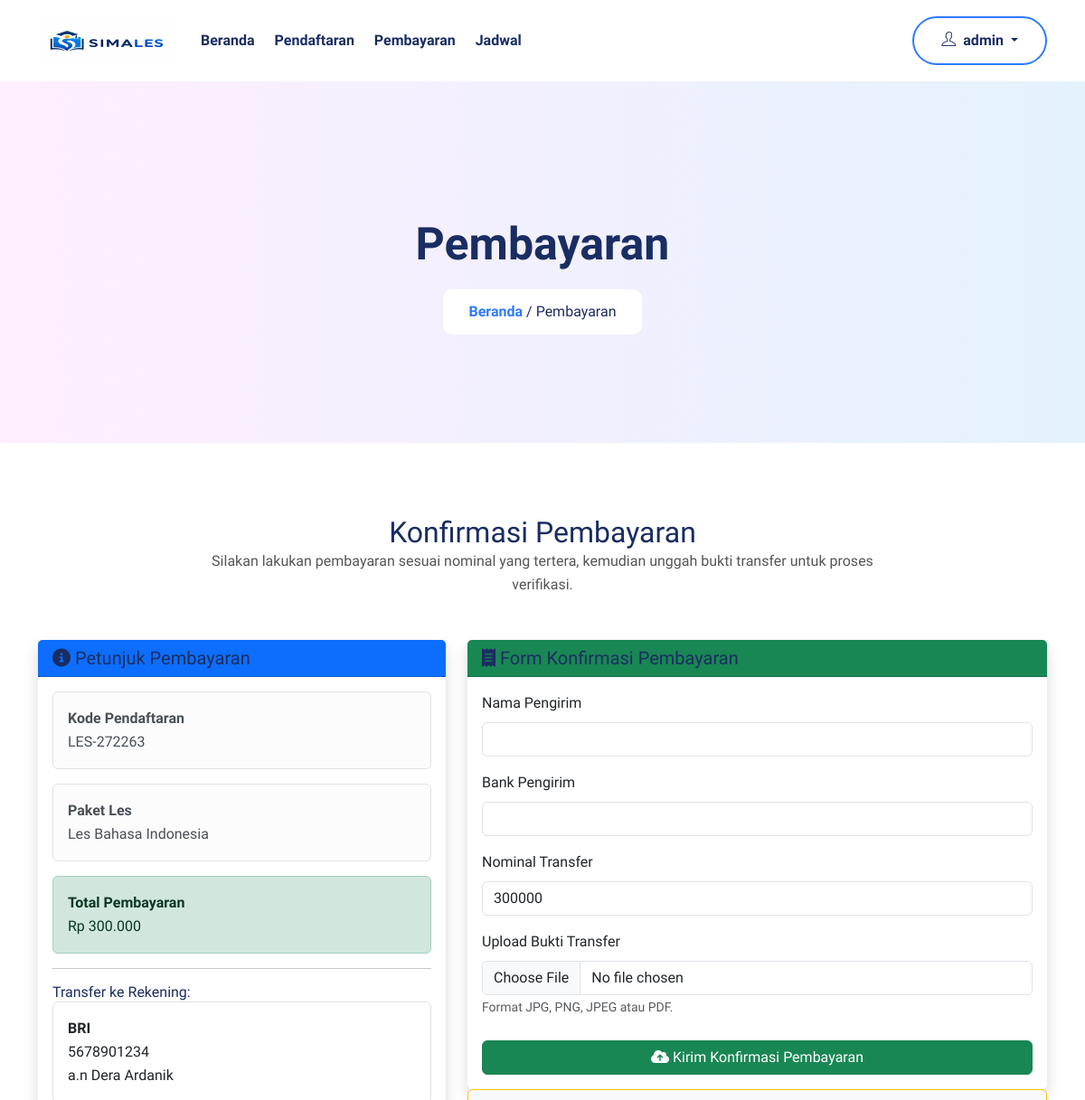
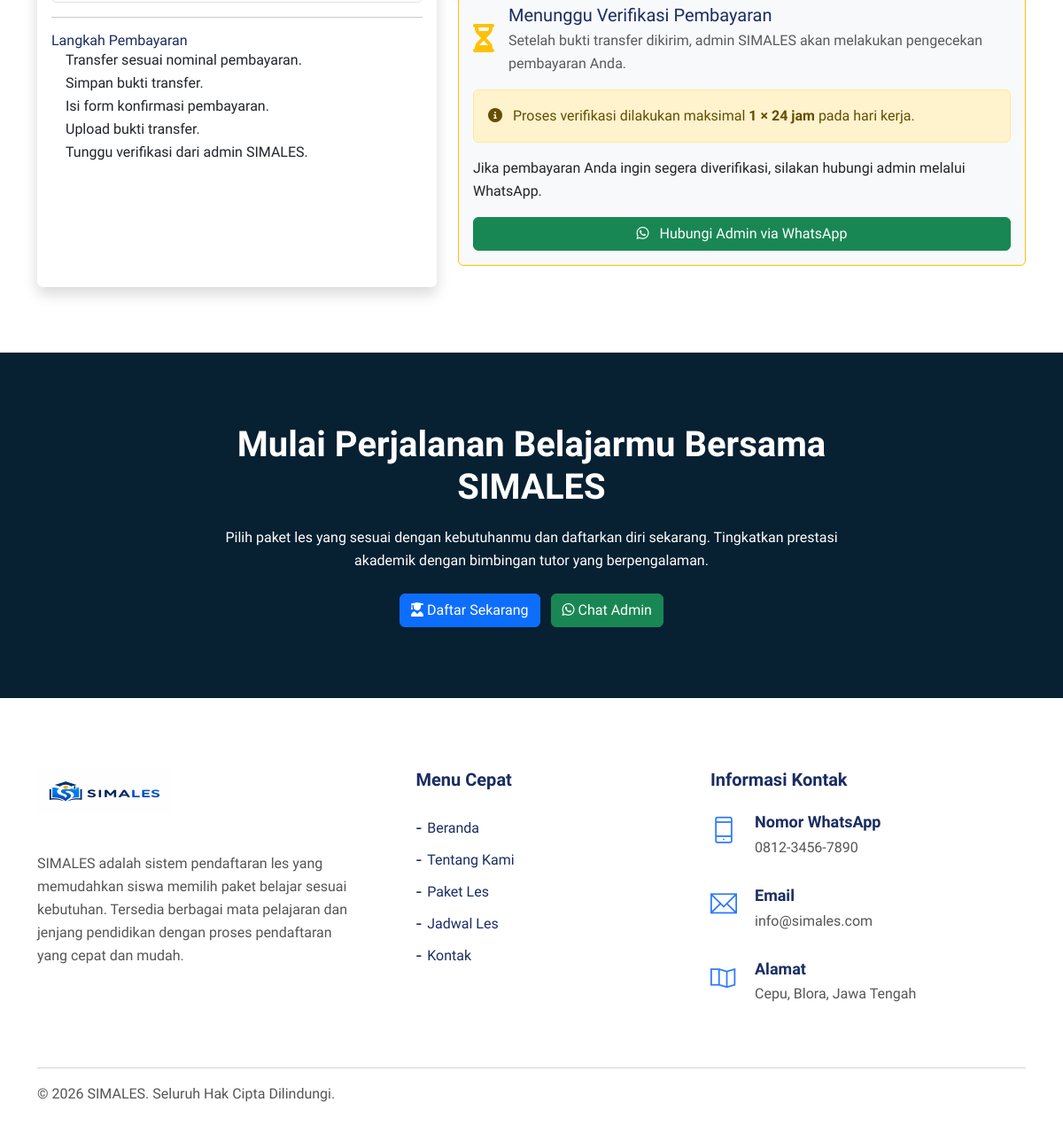
/bayar-daftar/4/ (signed in), run on the app's committed database (2 pictures, top to bottom).
### les/models.py (models this page shows, shortened)
class Pendaftaran(models.Model):
    STATUS = (
        ('MENUNGGU_PEMBAYARAN', 'Menunggu Pembayaran'),
        ('MENUNGGU_VERIFIKASI', 'Menunggu Verifikasi'),
        ('AKTIF', 'Aktif'),
        ('DITOLAK', 'Ditolak'),
        ('SELESAI', 'Selesai'),
    )
    kode_pendaftaran = models.CharField(
        max_length=30,
        unique=True
    )
    siswa = models.ForeignKey(
        Siswa,
        on_delete=models.CASCADE,
        related_name='pendaftaran'
    )
    paket = models.ForeignKey(
        PaketLes,
        on_delete=models.CASCADE,
        related_name='pendaftaran'
    )
    tanggal_daftar = models.DateTimeField(auto_now_add=True)
    status = models.CharField(
        max_length=30,
        choices=STATUS,
        default='MENUNGGU_PEMBAYARAN'
    )
    catatan = models.TextField(blank=True, null=True)
    class Meta:
        ordering = ['-tanggal_daftar']
        verbose_name_plural = 'Pendaftaran'

class PaketLes(models.Model):
    jenjang = models.ForeignKey(
        Jenjang,
        on_delete=models.CASCADE,
        related_name='paket_les'
    )
    mata_pelajaran = models.ForeignKey(
        MataPelajaran,
        on_delete=models.CASCADE,
        related_name='paket_les'
    )
    nama_paket = models.CharField(max_length=150)
    biaya = models.DecimalField(
        max_digits=12,
        decimal_places=2
    )
    deskripsi = models.TextField(
        blank=True,
        null=True
    )
    aktif = models.BooleanField(default=True)
    created_at = models.DateTimeField(auto_now_add=True)
    class Meta:
        ordering = ['nama_paket']
        verbose_name_plural = 'Paket Les'

class Rekening(models.Model):
    nama_bank = models.CharField(
        max_length=100
    )
    nomor_rekening = models.CharField(
        max_length=50
    )
    atas_nama = models.CharField(
        max_length=150
    )
    aktif = models.BooleanField(
        default=True
    )
    class Meta:
        verbose_name_plural = 'Rekening'

### les/views.py (the view, shortened to what this page needs)
@login_required(login_url='login')
def bayar_daftar(request, pendaftaran_id):
    pendaftaran = get_object_or_404(
        Pendaftaran,
        id=pendaftaran_id,
        siswa__user=request.user
    )
    rekening_list = Rekening.objects.filter(
        aktif=True
    )
    context = {
        'pendaftaran': pendaftaran,
        'rekening_list': rekening_list,
    }
    return render(
        request,
        'bayar2.html',
        context
    )

### les/templates/bayar2.html (shortened to what this page needs)
<!DOCTYPE html>
<html lang="en">
	<head>
		{% load static %}
    <link rel="stylesheet" href="{% static 'assets/bootstrap/css/bootstrap.min.css' %}" />
    <link rel="stylesheet" href="{% static 'assets/webfonts/themify-icons.css' %}" />
    <link rel="stylesheet" href="{% static 'assets/css/all.min.css' %}" />
    <link rel="stylesheet" href="{% static 'assets/owlcarousel/css/owl.carousel.css' %}" />
    <link rel="stylesheet" href="{% static 'assets/owlcarousel/css/owl.theme.css' %}" />
    <link rel="stylesheet" href="{% static 'assets/css/slicknav.css' %}" />
    <link rel="stylesheet" href="{% static 'assets/css/magnific-popup.css' %}" />
    <link rel="stylesheet" href="{% static 'assets/css/jquery-simple-mobilemenu.css' %}" />
    <link rel="stylesheet" href="{% static 'assets/css/animate.css' %}" />
    <link rel="stylesheet" href="{% static 'assets/css/style.css' %}" />
</head>
<body>
	<div class="top_header_banner">
		{% include "partials/navbar.html" %}
		<section class="section-top">
			<div class="container">
				<div class="col-lg-10 offset-lg-1 text-center">
					<div class="section-top-title wow fadeInRight" data-wow-duration="1s" data-wow-delay="0.3s" data-wow-offset="0">
						<h1>Pembayaran</h1>
						<ul>
							<li><a href="{% url 'home' %}">Beranda</a></li>
							<li> / Pembayaran</li>
						</ul>
					</div>
				</div>
			</div>
		</section>
		</div>
<section class="template_agent section-padding">
    <div class="container">
        <div class="row justify-content-center mb-5">
            <div class="col-lg-8 text-center">
                <h2>Konfirmasi Pembayaran</h2>
                <p>
                    Silakan lakukan pembayaran sesuai nominal yang tertera,
                    kemudian unggah bukti transfer untuk proses verifikasi.
                </p>
            </div>
        </div>
        <div class="row">
            <div class="col-lg-5 mb-4">
                <div class="card shadow border-0 h-100">
                    <div class="card-header bg-primary text-white">
                        <h5 class="mb-0">
                            <i class="fa-solid fa-circle-info"></i>
                            Petunjuk Pembayaran
                        </h5>
                    </div>
                    <div class="card-body">
                        <div class="alert alert-light border">
                            <strong>Kode Pendaftaran</strong><br>
                            {{ pendaftaran.kode_pendaftaran }}
                        </div>
                        <div class="alert alert-light border">
                            <strong>Paket Les</strong><br>
                            {{ pendaftaran.paket.nama_paket }}
                        </div>
                        <div class="alert alert-success">
    <strong>Total Pembayaran</strong><br>
    Rp 300.000
</div>
                        <hr>
                        <h6>Transfer ke Rekening:</h6>
                        {% for rekening in rekening_list %}
<div class="border rounded p-3 mb-3">
    <strong>{{ rekening.nama_bank }}</strong><br>
    {{ rekening.nomor_rekening }}<br>
    a.n {{ rekening.atas_nama }}
</div>
{% empty %}
<div class="alert alert-warning mb-0">
    Rekening pembayaran belum tersedia.
</div>
{% endfor %}
                        <hr>
                        <h6>Langkah Pembayaran</h6>
                        <ol class="ps-3">
                            <li>Transfer sesuai nominal pembayaran.</li>
                            <li>Simpan bukti transfer.</li>
                            <li>Isi form konfirmasi pembayaran.</li>
                            <li>Upload bukti transfer.</li>
                            <li>Tunggu verifikasi dari admin SIMALES.</li>
                        </ol>
                    </div>
                </div>
            </div>
            <div class="col-lg-7 mb-4">
                <div class="card shadow border-0">
                    <div class="card-header bg-success text-white">
                        <h5 class="mb-0">
                            <i class="fa-solid fa-receipt"></i>
                            Form Konfirmasi Pembayaran
                        </h5>
                    </div>
                    <div class="card-body">
                        <form method="POST" enctype="multipart/form-data">
                            <div class="mb-3">
                                <label class="form-label">
                                    Nama Pengirim
                                </label>
                                <input type="text"
                                       name="nama_pengirim"
                                       class="form-control"
                                       required>
                            </div>
                            <div class="mb-3">
                                <label class="form-label">
                                    Bank Pengirim
                                </label>
                                <input type="text"
                                       name="bank_pengirim"
                                       class="form-control"
                                       required>
                            </div>
                            <div class="mb-3">
    <label class="form-label">
        Nominal Transfer
    </label>
    <input type="number"
           name="nominal"
           class="form-control"
           value="300000"
           readonly
           required>
</div>
                            <div class="mb-4">
                                <label class="form-label">
                                    Upload Bukti Transfer
                                </label>
                                <input type="file"
                                       name="bukti_transfer"
                                       class="form-control"
                                       accept=".jpg,.jpeg,.png,.pdf"
                                       required>
                                <small class="text-muted">
                                    Format JPG, PNG, JPEG atau PDF.
                                </small>
                            </div>
                            <button type="submit"
                                    class="btn btn-success w-100">
                                <i class="fa-solid fa-cloud-arrow-up"></i>
                                Kirim Konfirmasi Pembayaran
                            </button>
                        </form>
                    </div>
                </div>
<div class="card border-warning bg-light mb-4">
    <div class="card-body">
        <div class="d-flex align-items-center mb-3">
            <div class="me-3">
                <i class="fa-solid fa-hourglass-half fa-2x text-warning"></i>
            </div>
            <div>
                <h5 class="mb-1">Menunggu Verifikasi Pembayaran</h5>
                <p class="mb-0 text-muted">
                    Setelah bukti transfer dikirim, admin SIMALES akan
                    melakukan pengecekan pembayaran Anda.
                </p>
            </div>
        </div>
        <div class="alert alert-warning mb-3">
            <i class="fa-solid fa-circle-info me-2"></i>
            Proses verifikasi dilakukan maksimal <strong>1 × 24 jam</strong>
            pada hari kerja.
        </div>
        <p class="mb-3">
            Jika pembayaran Anda ingin segera diverifikasi, silakan hubungi admin melalui WhatsApp.
        </p>
        <a href="https://wa.me/6281234567890?text=Halo%20Admin%20SIMALES,%20saya%20ingin%20mengonfirmasi%20pembayaran%20dengan%20kode%20pendaftaran%20{{ pendaftaran.kode_pendaftaran }}."
           target="_blank"
           class="btn btn-success w-100">
            <i class="fa-brands fa-whatsapp me-2"></i>
            Hubungi Admin via WhatsApp
        </a>
    </div>
</div>
            </div>
        </div>
    </div>
</section>
<section class="newsletter_area section-padding">
    <div class="container">
        <div class="row text-center">
            <div class="col-lg-8 offset-lg-2 col-sm-12 col-xs-12">
                <div class="subs_form">
                    <h3>Mulai Perjalanan Belajarmu Bersama SIMALES</h3>
                    <p>
                        Pilih paket les yang sesuai dengan kebutuhanmu dan daftarkan diri sekarang.
                        Tingkatkan prestasi akademik dengan bimbingan tutor yang berpengalaman.
                    </p>
                    <div class="mt-4">
                        <a href=""
                           class="btn btn-primary me-2">
                            <i class="fa-solid fa-user-graduate"></i>
                            Daftar Sekarang
                        </a>
                        <a href="https://wa.me/62882006807145?text=Halo%20Admin%20SIMALES,%20saya%20ingin%20bertanya%20mengenai%20pendaftaran%20les."
                           target="_blank"
                           class="btn btn-success">
                            <i class="fa-brands fa-whatsapp"></i>
                            Chat Admin
                        </a>
                    </div>
                </div>
            </div>
        </div>
    </div>
</section>
<div class="footer section-padding">
    <div class="container">
        <div class="row justify-content-between align-items-start footer-content">
            <div class="col-lg-4 col-md-12 mb-4">
                <div class="single_footer footer-left">
                    <a href="{% url 'home' %}">
                        <img src="{% static 'assets/images/simales2.png' %}" alt="SIMALES">
                    </a>
                    <p class="footer-desc mt-4">
                        SIMALES adalah sistem pendaftaran les yang memudahkan siswa
                        memilih paket belajar sesuai kebutuhan. Tersedia berbagai mata
                        pelajaran dan jenjang pendidikan dengan proses pendaftaran yang
                        cepat dan mudah.
                    </p>
                </div>
            </div>
            <div class="col-lg-3 col-md-6 mb-4">
                <div class="single_footer">
                    <h4>Menu Cepat</h4>
                    <ul>
                        <li><a href="{% url 'home' %}">Beranda</a></li>
                        <li><a href="#tentang">Tentang Kami</a></li>
                        <li><a href="#paket">Paket Les</a></li>
                        <li><a href="#jadwal">Jadwal Les</a></li>
                        <li><a href="#kontak">Kontak</a></li>
                    </ul>
                </div>
            </div>
            <div class="col-lg-4 col-md-6 mb-4">
                <div class="single_footer">
                    <h4>Informasi Kontak</h4>
                    <div class="sf_contact">
                        <span class="ti-mobile"></span>
                        <div>
                            <h3>Nomor WhatsApp</h3>
                            <p>0812-3456-7890</p>
                        </div>
                    </div>
                    <div class="sf_contact">
                        <span class="ti-email"></span>
                        <div>
                            <h3>Email</h3>
                            <p>info@simales.com</p>
                        </div>
                    </div>
                    <div class="sf_contact">
                        <span class="ti-map"></span>
                        <div>
                            <h3>Alamat</h3>
                            <p>Cepu, Blora, Jawa Tengah</p>
                        </div>
                    </div>
                </div>
            </div>
        </div>
        <hr>
        <div class="row">
            <div class="col-12 text-center">
                <div class="footer_copyright">
                    <p>
                        © 2026 SIMALES. Seluruh Hak Cipta Dilindungi.
                    </p>
                </div>
            </div>
        </div>
    </div>
</div>
</body>
</html>

### les/templates/partials/navbar.html (shortened to what this page needs)
{% load static %}
<div id="navigation" class="navbar-light bg-faded site-navigation">
  <div class="container">
    <div class="row">
      <div class="col-20 align-self-center">
        <div class="site-logo">
          <a href="{% url 'home' %}">
            <img src="{% static 'assets/images/simales2.png' %}" alt="SIMALES" />
          </a>
        </div>
      </div>
      <div class="col-60 d-flex">
        <nav id="main-menu">
          <ul>
            <li>
              <a href="{% url 'home' %}">Beranda</a>
            </li>
            <li>
              <a href="{% url 'daftar' %}">Pendaftaran</a>
            </li>
            {% if user.is_authenticated %}
              <li>
                <a href="{% url 'bayar' %}">Pembayaran</a>
              </li>
              <li>
                <a href="{% url 'jadwal' %}">Jadwal</a>
              </li>
            {% endif %}
          </ul>
        </nav>
      </div>
      <div class="col-30 d-none d-xl-block text-end align-self-center">
        {% if user.is_authenticated %}
          <div class="dropdown d-inline-block">
            <button class="btn_two dropdown-toggle"
                    type="button"
                    id="userDropdown"
                    data-bs-toggle="dropdown"
                    aria-expanded="false">
              <i class="ti-user me-1"></i>
              {{ user.username }}
            </button>
          </div>
        {% endif %}
      </div>
    </div>
  </div>
</div>

### data on the page
Pendaftaran: kode_pendaftaran "LES-272263", paket.nama_paket "Les Bahasa Indonesia"
Rekening: nama_bank "BRI", nomor_rekening "5678901234", atas_nama "Dera Ardanik"

### other printed values
{{ user.username }} "admin"
